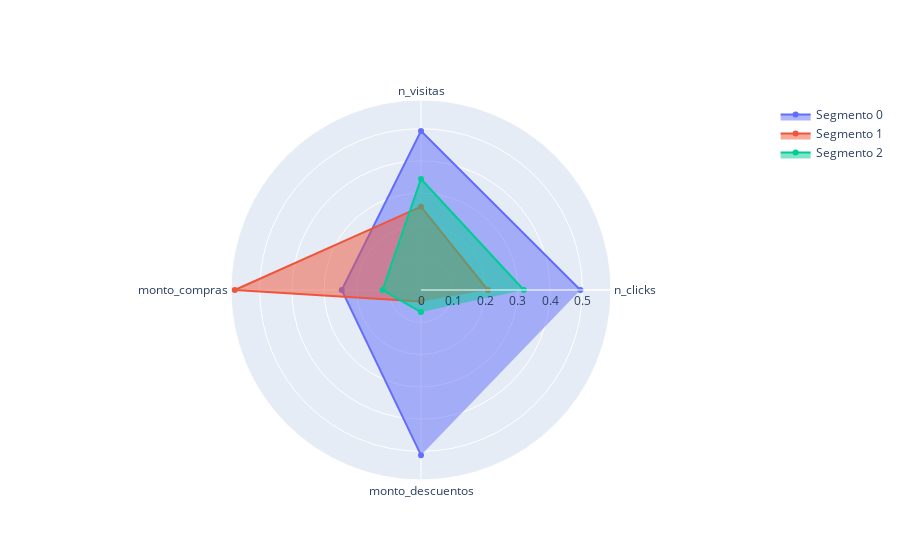

The notebook cell this image was saved under:
### Markdown cell above
Y generemos los nuevos gráficos de radar:

### Code cell
fig = go.Figure()

fig.add_trace(go.Scatterpolar(
    r=radar_s.iloc[0],
    theta=radar_s.columns,
    fill='toself',
    name='Segmento 0'
))

fig.add_trace(go.Scatterpolar(
    r=radar_s.iloc[1],
    theta=radar_s.columns,
    fill='toself',
    name='Segmento 1'
))

fig.add_trace(go.Scatterpolar(
    r=radar_s.iloc[2],
    theta=radar_s.columns,
    fill='toself',
    name='Segmento 2'
))

### Figure 1 — Plotly figure (JSON) as saved in the notebook; plotly's stock layout.template omitted (floating-point values rounded to 4 significant figures)
{"data": [{"fill": "toself", "name": "Segmento 0", "r": [0.4939, 0.4926, 0.2457, 0.5117], "theta": ["n_clicks", "n_visitas", "monto_compras", "monto_descuentos"], "type": "scatterpolar"}, {"fill": "toself", "name": "Segmento 1", "r": [0.207, 0.2582, 0.5771, 0.03595], "theta": ["n_clicks", "n_visitas", "monto_compras", "monto_descuentos"], "type": "scatterpolar"}, {"fill": "toself", "name": "Segmento 2", "r": [0.3187, 0.3441, 0.1191, 0.06835], "theta": ["n_clicks", "n_visitas", "monto_compras", "monto_descuentos"], "type": "scatterpolar"}], "layout": {}}
